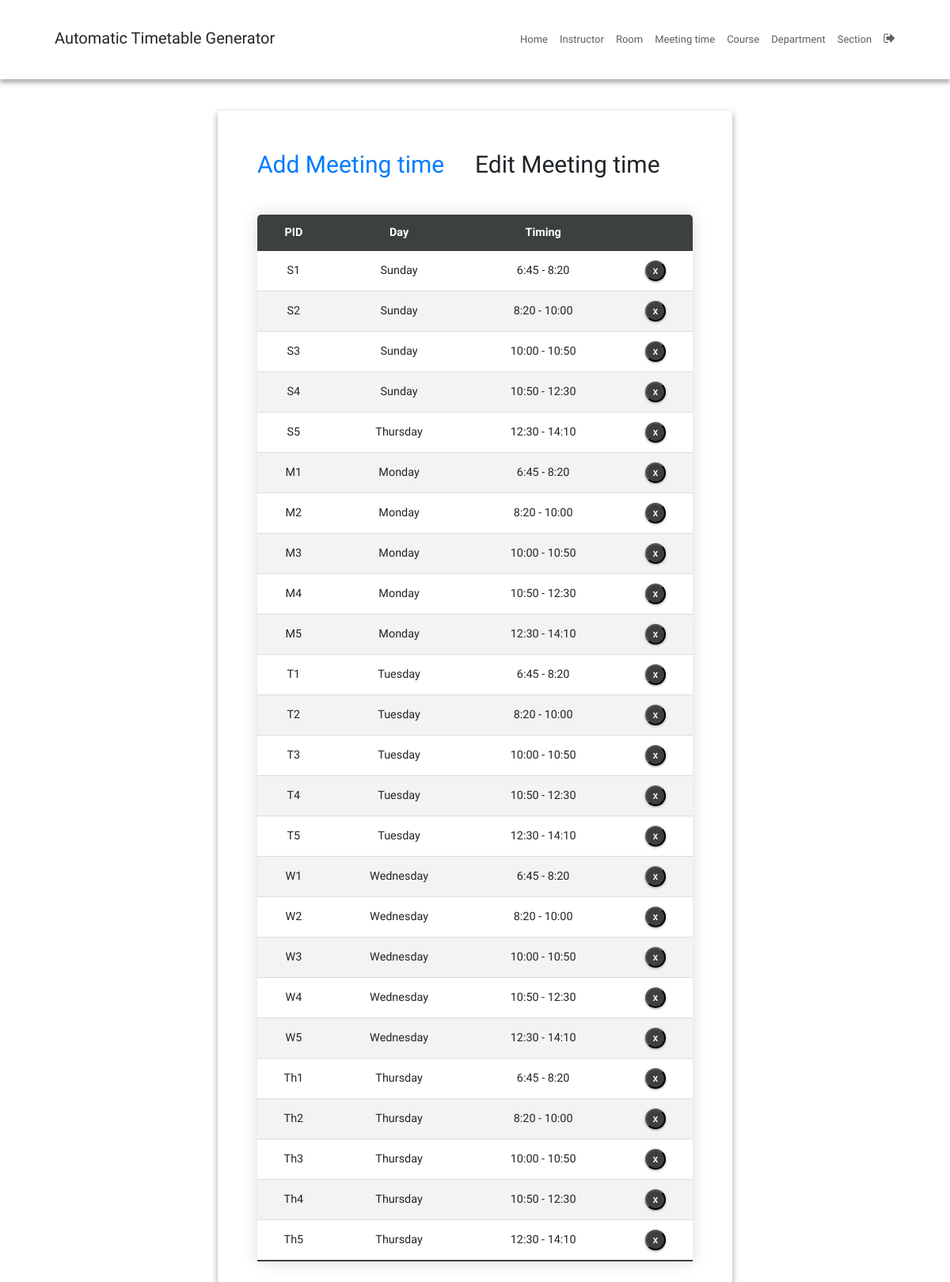
/meetingTimeEdit/ (signed in), run on an earlier commit of the app's database.
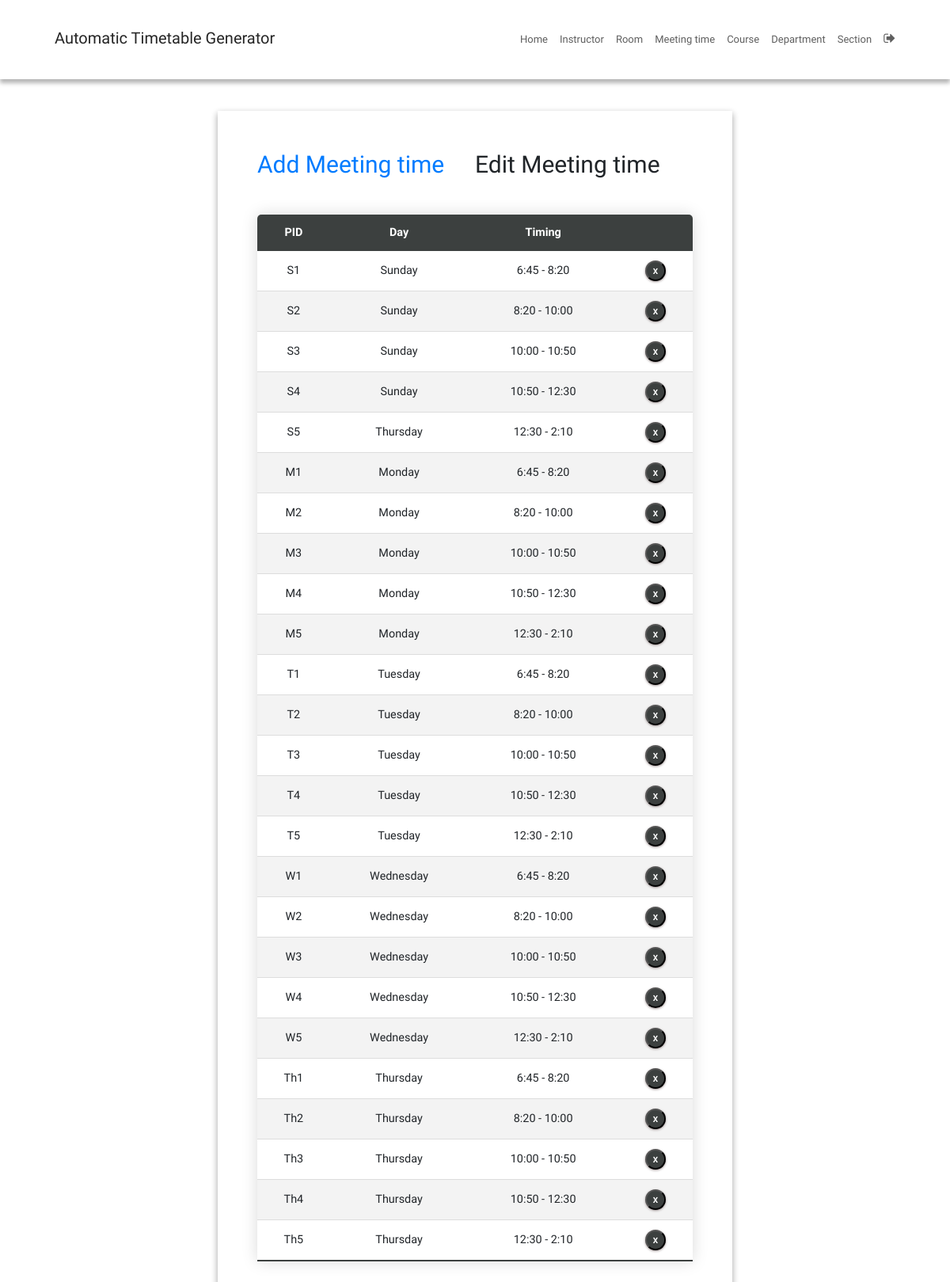
And on a later commit of the database.
### SchedulerApp/models.py (models this page shows, shortened)
class MeetingTime(models.Model):
    pid = models.CharField(max_length=4, primary_key=True)
    time = models.CharField(max_length=50,
                            choices=TIME_SLOTS,
                            default='11:30 - 12:30')
    day = models.CharField(max_length=15, choices=DAYS_OF_WEEK)

### SchedulerApp/views.py (the view)
# urls.py: path('meetingTimeEdit/', meetingTimeEdit, name='meetingTimeEdit'),
@login_required
def meetingTimeEdit(request):
    context = {'meeting_times': MeetingTime.objects.all()}
    return render(request, 'meetingTimeEdit.html', context)

### SchedulerApp/templatetags/index.py (called while the page is built)
@register.tag
def active(parser, token):
    args = token.split_contents()
    template_tag = args[0]
    if len(args) < 2:
        raise (template.TemplateSyntaxError, f'{template_tag} tag requires at least one argument')
    return NavSelectedNode(args[1:])

    def render(self, context):
        path = context['request'].path
        for p in self.patterns:
            pValue = template.Variable(p).resolve(context)
            if path == pValue:
                return 'active'
        return ''

### templates/meetingTimeEdit.html (shortened to what this page needs)
{% extends 'base.html' %}
{% block content %}
{% load static %}
<fieldset class="fieldset">
  <div class="tablink">
    <a href="{% url 'meetingTimeAdd'%}">
      <h1 onclick="openPage('new')" id="defaultOpen">Add Meeting time</h1>
    </a>
    <h1 onclick="openPage('edit')" id="link_to_edit">Edit Meeting time</h1>
  </div>
  <div class="tabcontent" id="edit">
    <table class="editTable">
      <thead>
        <tr class="table-headers">
          <th>PID</th>
          <th>Day</th>
          <th>Timing</th>
          <th class="empty"></th>
        </tr>
      </thead>
      <tbody>
        {% for mt in meeting_times %}
        <tr>
          <td>{{mt.pid}}</td>
          <td>{{mt.day}}</td>
          <td>{{mt.time}}</td>
          <td class="empty">
            <form action="{% url 'deletemeetingtime' mt.pid %}" method="post">
              <input type="submit" value="X" class="cross">
            </form>
          </td>
        </tr>
        {% endfor %}
      </tbody>
    </table>
  </div>
</fieldset>
{% endblock %}

What changed in the data, as far as the page shows it:
changed MeetingTime "S5": time "12:30 - 14:10" → "12:30 - 2:10"
changed MeetingTime "M5": time "12:30 - 14:10" → "12:30 - 2:10"
changed MeetingTime "T5": time "12:30 - 14:10" → "12:30 - 2:10"
changed MeetingTime "W5": time "12:30 - 14:10" → "12:30 - 2:10"
changed MeetingTime "Th5": time "12:30 - 14:10" → "12:30 - 2:10"
